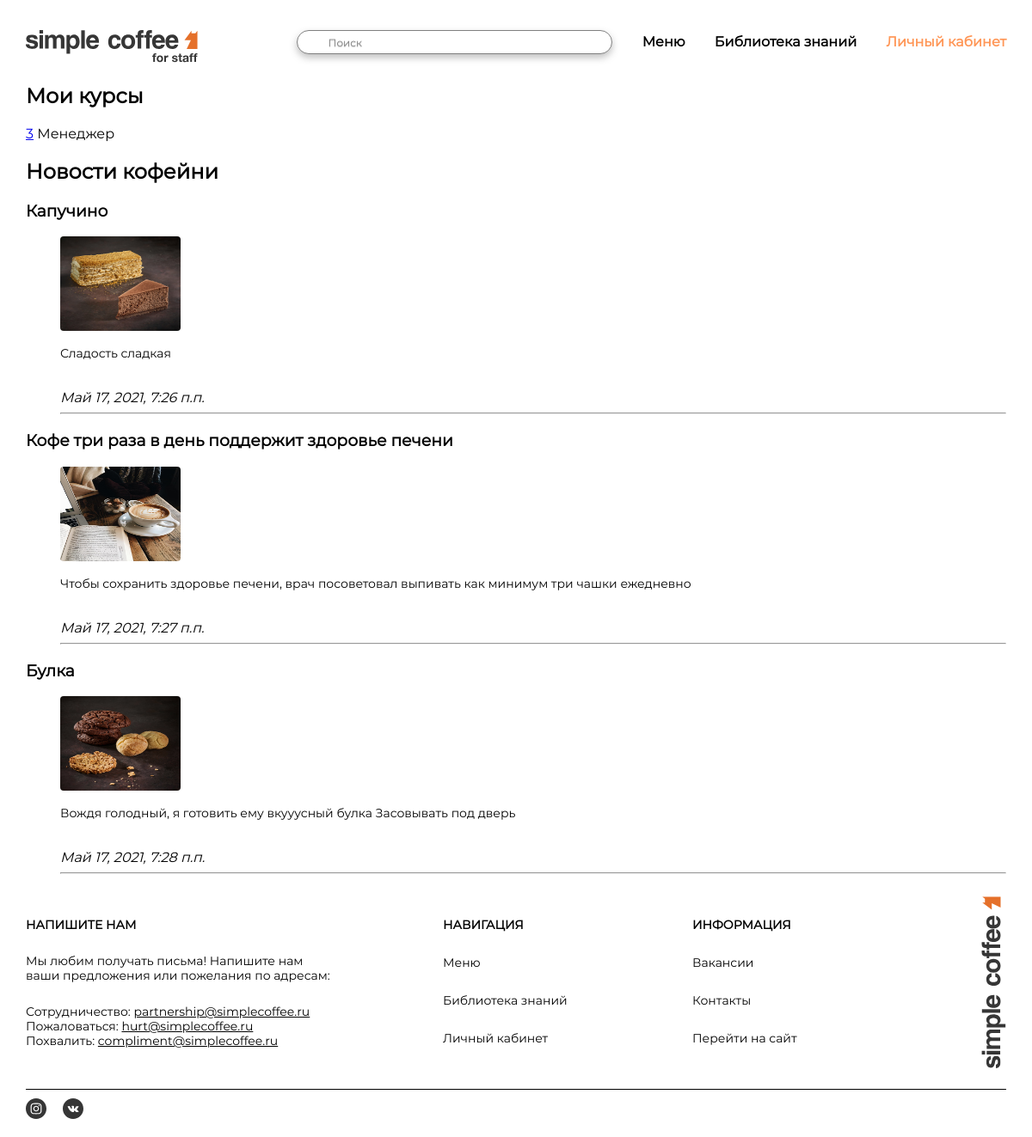
/ (signed in), run on the app's committed database.
### main/models.py (models this page shows, shortened)
class Course(models.Model):
    course = models.PositiveIntegerField(primary_key=True)
    title = models.CharField(max_length=100, default='Title')
    role = models.ForeignKey('Role', on_delete=models.PROTECT, null=True)
    class Meta:
        verbose_name = 'Курс'
        verbose_name_plural = 'Курсы'

class News(models.Model):
    topic = models.CharField(max_length=255, verbose_name='Заголовок')
    news_text = models.TextField(blank=True, verbose_name='Текст новости')
    photo = models.ImageField(upload_to="static/main/img/news/%Y/%m/%d/", verbose_name='Изображение')
    role = models.ForeignKey('Role', on_delete=models.PROTECT, null=True, verbose_name='Роль')
    created_date = models.DateTimeField(default=timezone.now, verbose_name='Дата создания')
    published_date = models.DateTimeField(blank=True, null=True, verbose_name='Дата публикации')
    is_published = models.BooleanField(default=True, verbose_name="Публикация")
    class Meta:
        verbose_name = 'Новость'
        verbose_name_plural = 'Новости'

### main/views.py (the view)
# urls.py: path('', views.index, name='index'),
def index(request):
    posts = News.objects.filter(is_published=True)
    user = User.objects.filter(id=request.user.id)
    if len(user) > 0:
        chels = UserProfile.objects.filter(user=request.user)
        for chel in chels:
            c = Course.objects.filter(role=chel.role)
        mainCycle = UserProfile.objects.filter(user=request.user)[0]
        return render(request, 'main/index.html', {'user':user[0], 'mainCycle':mainCycle, 'posts': posts, 'c': c})
    else:
         return redirect('login')

### main/templates/main/index.html (shortened to what this page needs)
{% extends 'main/layout.html' %}
{% block content %}
<h2>Мои курсы</h2>
{% for course in c %}
    <a href="{% url 'courses' %}">{{ course.course }}</a>
    {{ course.title }}
{% endfor %}
<h2>Новости кофейни</h2>
{% for post in posts %}
<h3>{{ post.topic }}</a></h3>
<div>
    <ul style="list-style-type: none;">
        <li><img src="{{ post.photo.url }}" width="140px" height="110px" style="border-radius: 4px;"></li>
        <li>
            <p style="font-size: 14px;
            line-height: 17px;">
            {{ post.news_text }}
            </p>
        </li>
        <br>
        <li><i>{{ post.created_date }}</i></li>
        <hr>
    </ul>
</div>
{% endfor %}
{% endblock %}

### main/static/main/css/style.css (style rules this page uses)
html, body { min-width: 1160px; margin: 0; padding: 0; font-family: "Montserrat"; color: #000000; height: 100%; }

### data on the page
Course: course "3", title "Менеджер"
News: topic "Капучино", photo (picture), news_text "Сладость сладкая", created_date "Май 17, 2021, 7:26 п.п."
News: topic "Кофе три раза в день поддержит здоровье печени", photo (picture), news_text "Чтобы сохранить здоровье печени, врач посоветовал выпивать как минимум три чашки ежедневно", created_date "Май 17, 2021, 7:27 п.п."
News: topic "Булка", photo (picture), news_text "Вождя голодный, я готовить ему вкууусный булка Засовывать под дверь", created_date "Май 17, 2021, 7:28 п.п."
